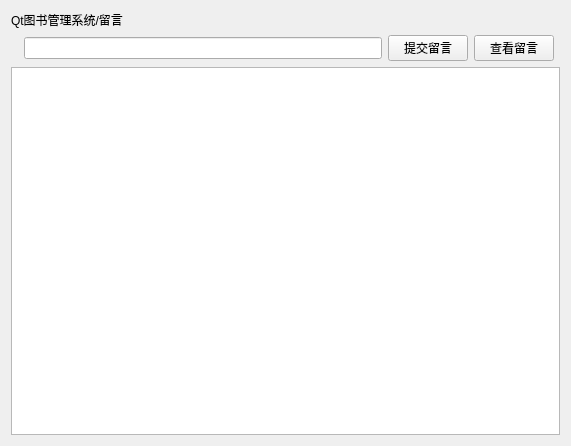
<?xml version="1.0" encoding="UTF-8"?>
<ui version="4.0">
 <class>cell_booknote</class>
 <widget class="QWidget" name="cell_booknote">
  <property name="geometry">
   <rect>
    <x>0</x>
    <y>0</y>
    <width>571</width>
    <height>446</height>
   </rect>
  </property>
  <property name="windowTitle">
   <string>Form</string>
  </property>
  <layout class="QGridLayout" name="gridLayout">
   <item row="1" column="2">
    <widget class="QPushButton" name="pushButton_2">
     <property name="text">
      <string>提交留言</string>
     </property>
    </widget>
   </item>
   <item row="1" column="0">
    <widget class="QLabel" name="label">
     <property name="text">
      <string/>
     </property>
     <property name="alignment">
      <set>Qt::AlignRight|Qt::AlignTrailing|Qt::AlignVCenter</set>
     </property>
    </widget>
   </item>
   <item row="2" column="0" colspan="5">
    <widget class="QTableView" name="tableView"/>
   </item>
   <item row="1" column="1">
    <widget class="QLineEdit" name="lineEdit"/>
   </item>
   <item row="1" column="3">
    <widget class="QPushButton" name="pushButton">
     <property name="text">
      <string>查看留言</string>
     </property>
    </widget>
   </item>
   <item row="0" column="0" colspan="2">
    <widget class="QLabel" name="label_2">
     <property name="text">
      <string>Qt图书管理系统/留言</string>
     </property>
    </widget>
   </item>
  </layout>
 </widget>
 <resources/>
 <connections/>
</ui>
